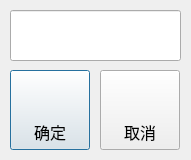
<?xml version="1.0" encoding="UTF-8"?>
<ui version="4.0">
 <class>TimeMode3Dialog</class>
 <widget class="QDialog" name="TimeMode3Dialog">
  <property name="geometry">
   <rect>
    <x>0</x>
    <y>0</y>
    <width>191</width>
    <height>160</height>
   </rect>
  </property>
  <property name="windowTitle">
   <string>Dialog</string>
  </property>
  <widget class="QPushButton" name="pushButtonSave">
   <property name="geometry">
    <rect>
     <x>10</x>
     <y>70</y>
     <width>80</width>
     <height>80</height>
    </rect>
   </property>
   <property name="font">
    <font>
     <family>AlArabiya</family>
     <pointsize>12</pointsize>
    </font>
   </property>
   <property name="text">
    <string>

确定</string>
   </property>
  </widget>
  <widget class="QLineEdit" name="lineEditTime">
   <property name="geometry">
    <rect>
     <x>10</x>
     <y>10</y>
     <width>171</width>
     <height>51</height>
    </rect>
   </property>
   <property name="font">
    <font>
     <family>AlArabiya</family>
     <pointsize>12</pointsize>
    </font>
   </property>
   <property name="focusPolicy">
    <enum>Qt::NoFocus</enum>
   </property>
   <property name="alignment">
    <set>Qt::AlignCenter</set>
   </property>
  </widget>
  <widget class="QPushButton" name="pushButtonCancel">
   <property name="geometry">
    <rect>
     <x>100</x>
     <y>70</y>
     <width>80</width>
     <height>80</height>
    </rect>
   </property>
   <property name="font">
    <font>
     <family>AlArabiya</family>
     <pointsize>12</pointsize>
    </font>
   </property>
   <property name="text">
    <string>

取消</string>
   </property>
  </widget>
 </widget>
 <resources/>
 <connections/>
</ui>
